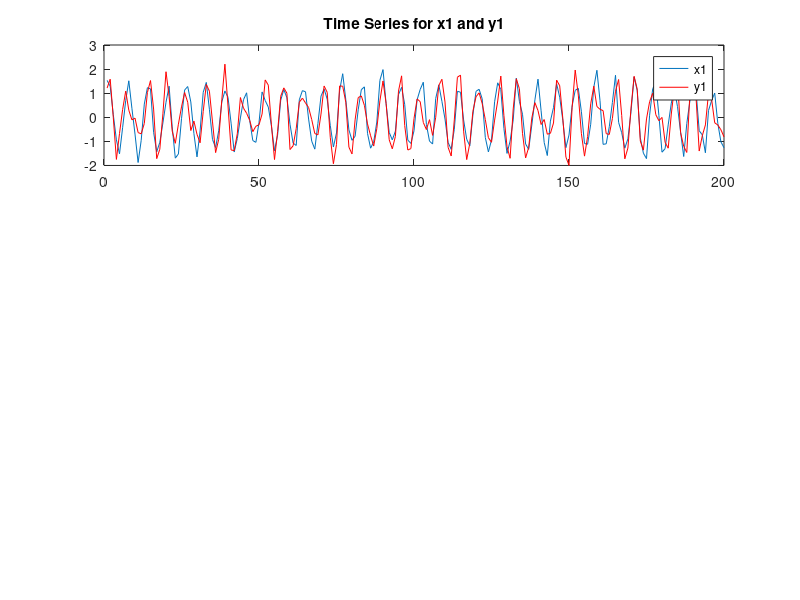
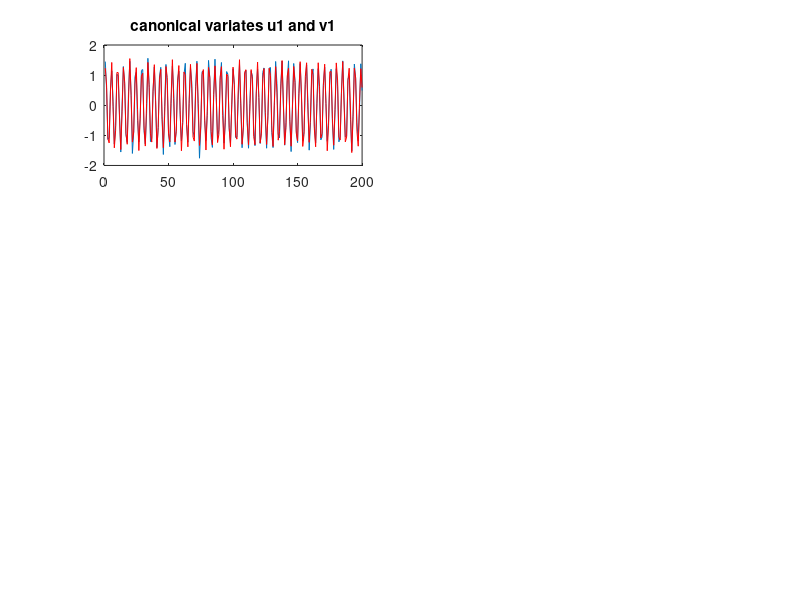

Recreate these plots in MATLAB, in order. (Note: this script raises an error after producing the figures.)
clear all
close all
load CCA.mat

X = [x1;x2;x3]';
Y = [y1;y2;y3]';

[A,B,r,U,V] = canoncorr(X,Y);

F = cov(X)*A;
G = cov(Y)*B;

% Projections of 1st, then 1st two, then all 3 modes.
for ii = 1:3
XX(:,:,ii) = U(:,1:ii)*F(:,1:ii)';
YY(:,:,ii) = V(:,1:ii)*G(:,1:ii)';
end

t = 1:size(X,1);

% SVD (max covariance)
Cxy = 1/(size(X,1)-1)*(X'*Y);
[U2,S2,V2] = svd(Cxy);

gph = char('b','r','g');


% GET Power Spectrum
for ii = 1:3
[Puu(ii,:),Fu(ii,:)] = periodogram(U(:,ii),[],[],1);
[Pvv(ii,:),Fv(ii,:)] = periodogram(V(:,ii),[],[],1);
end



figure(1)
for ii = 1:3
    hold on
    figure(1)
    subplot(3,1,ii)
        plot(t,X(:,ii),t,Y(:,ii),'r')
        legend(sprintf('x%i',ii),sprintf('y%i',ii))
        title(sprintf('Time Series for x%i and y%i',ii,ii))
    figure(2)
        subplot(3,2,2*ii-1)
            plot(t,U(:, ii),t,V(:,ii),'r')
            title(sprintf('canonical variates u%i and v%i',ii,ii))
            legend(sprintf('u%i',ii),sprintf('v%1',ii))
        subplot(3,2,2*ii)
            plot(Fv(ii,:),Puu(ii,:),Fv,Pvv(ii,:),'r')
            title(sprintf('Power Spectrum for u%i & v%i',ii,ii))
            xlabel('dimensionless freq')
            ylabel('Amplitude')
            legend(sprintf('u%i',ii),sprintf('v%i',ii))
end
  

    figure(12)
for ii=1:3

    hold on
    subplot(3,1,ii)
        plot(t,X(:,ii),t,XX(:,ii,1),'r*',t,XX(:,ii,2),'g*',t,XX(:,ii,3),'k*')
legend('original Tseries','inverse mapping using 1st vector',...
    'inverse mapping using 1st & 2nd vector','inverse mapping all vectors',...
    'Location','NorthEastOutside')
end


Xv=[A(1,1:2),U2(1,1:2)];
Yv=[A(2,1:2),U2(2,1:2)];
Zv=[A(3,1:2),U2(3,1:2)];
z = zeros(1,4);
Gph = char(gph,'k');

figure(123)
for ii = 1:4
    hold on
    quiver3(0,0,0,Xv(ii),Yv(ii),Zv(ii),Gph(ii))
    grid on
end
    
    
    
